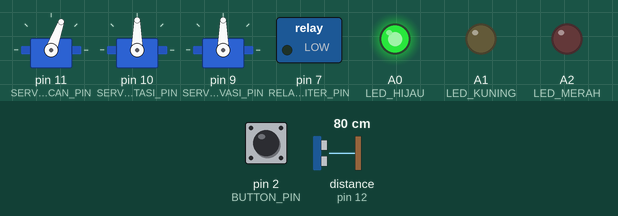
Recording of a sketch running on a simulated Arduino Uno, built with avr-gcc and run on an emulated ATmega328P. Parts: 3 × servo, switched loads named in the sketch (green lamp = pin HIGH), output pins drawn as LEDs (lit = HIGH). Wiring (inferred from the names in the program): ultrasonic range finder: trigger pin 13; echo pin 12. Inputs (shaded band) come from the test bench; at power-on: distance to the obstacle (sensor on pin 12) 80 cm, pin 2 (BUTTON_PIN) HIGH. The echo pulse lasts 58.3 µs per cm; pins used as bus, display or sensor lines are not drawn; what the sketch prints to the serial monitor is not drawn.

Above: at 1.25 s.
1.3 s: distance to the obstacle (sensor on pin 12) set to 2 cm
At 2.0 s:
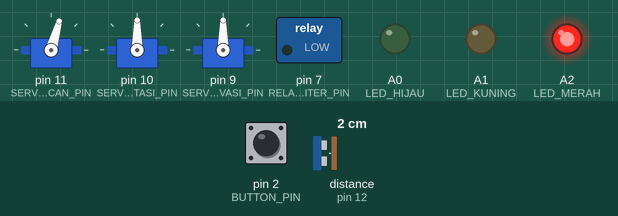
2.8 s: distance to the obstacle (sensor on pin 12) set to 18 cm
At 2.96 s:
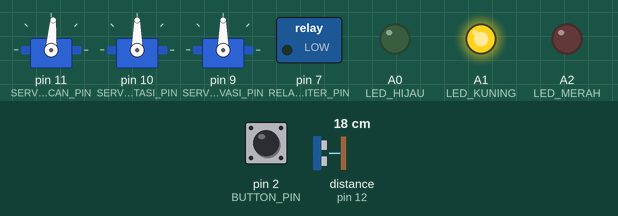
5.8 s: distance to the obstacle (sensor on pin 12) set to 120 cm
At 6.3 s:
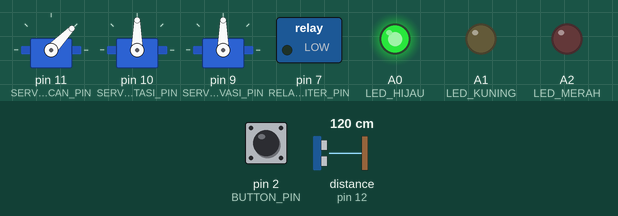
8.8 s: distance to the obstacle (sensor on pin 12) set to 27 cm
At 9.25 s:
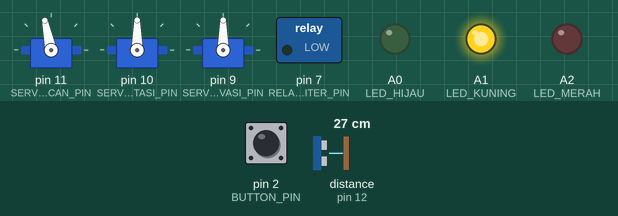
11.8 s: distance to the obstacle (sensor on pin 12) set to 250 cm
At 12.7 s:
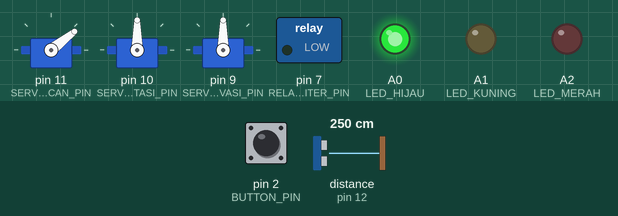
14.8 s: distance to the obstacle (sensor on pin 12) set to 4 cm
At 15.9 s:
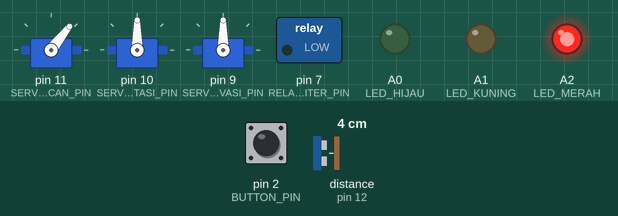
Timing chart, 0 to 17.3 s (numbered marks = the images above; inputs shaded):
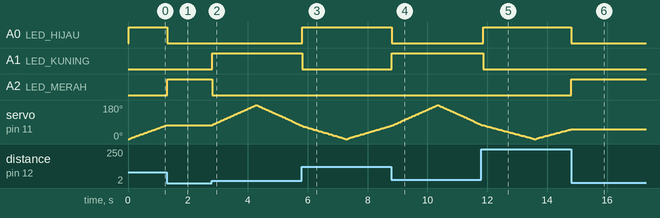

Measured:
- after the input at 1.3 s, A0 (LED_HIJAU): HIGH → LOW at once; A2 (LED_MERAH): LOW → HIGH at once; servo on pin 11 (SERVO_SCAN_PIN): stays 74° (without the input it goes to 76° after 0.02 s)
- after the input at 2.8 s, A1 (LED_KUNING): LOW → HIGH at once; A2 (LED_MERAH): HIGH → LOW at once; servo on pin 11 (SERVO_SCAN_PIN): rises from 74° to 180° in 1.5 s, then falls to 70° in 1.5 s
- after the input at 5.8 s, A0 (LED_HIJAU): LOW → HIGH at once; A1 (LED_KUNING): HIGH → LOW at once
- after the input at 8.8 s, A0 (LED_HIJAU): HIGH → LOW at once; A1 (LED_KUNING): LOW → HIGH at once
- after the input at 11.8 s, A0 (LED_HIJAU): LOW → HIGH after 0.06 s; A1 (LED_KUNING): HIGH → LOW after 0.06 s
- after the input at 14.8 s, A0 (LED_HIJAU): HIGH → LOW at once; A2 (LED_MERAH): LOW → HIGH at once; servo on pin 11 (SERVO_SCAN_PIN): stays 52° (without the input it goes to 54° after 0.04 s)

The sketch:

radar_launcher.ino
```cpp
#include <Servo.h>

// ================== PIN DEFINITIONS ==================
#define LED_MERAH   A2
#define LED_KUNING  A1
#define LED_HIJAU   A0

#define TRIG_PIN    13
#define ECHO_PIN    12

#define SERVO_SCAN_PIN     11   // servo 1: pembawa ultrasonic (radar sweep)
#define SERVO_ROTASI_PIN   10   // servo 2: rotasi launcher
#define SERVO_ELEVASI_PIN  9    // servo 3: elevasi launcher

#define BUTTON_PIN  2

#define RELAY_IGNITER_PIN  7   // relay untuk menyalakan voltage igniter roket

// ================== OBJECTS ==================
Servo servoScan;
Servo servoRotasi;
Servo servoElevasi;

// ================== KONFIGURASI ZONA (cm) ==================
const int ZONA_AMAN_MIN   = 30;   // jarak > 30cm  = zona aman   (hijau)
const int ZONA_SEDANG_MIN = 15;   // 15-30cm       = zona sedang (kuning)
                                   // < 15cm        = zona dekat  (merah)

// ================== KONFIGURASI SCAN ==================
const int SUDUT_MIN     = 0;
const int SUDUT_MAX     = 180;
const int LANGKAH_SUDUT = 2;
const int JEDA_SERVO_MS = 25;

// ================== KONFIGURASI ELEVASI ==================
const int SUDUT_ELEVASI_AWAL   = 90;  // posisi standby / reset
const int SUDUT_ELEVASI_TEMBAK = 0;   // posisi saat tombol ke-1 ditekan

const unsigned long DEBOUNCE_MS = 200;

// Lama relay igniter tetap ON saat menyalakan (non-blocking, auto-off)
const unsigned long DURASI_RELAY_MS = 1000;

// ================== STATE SISTEM ==================
enum StatusSistem { SCANNING, TARGET_TERKUNCI, SIAP_TEMBAK };
StatusSistem status = SCANNING;

int sudutSekarang = SUDUT_MIN;
int arahSapuan    = 1;
unsigned long waktuServoTerakhir = 0;

int  sudutTarget  = 0;
long jarakTarget  = 0;

unsigned long waktuTombolTerakhir = 0;
int statusTombolSebelumnya = HIGH; // pakai INPUT_PULLUP

// Pesan sementara untuk ditampilkan di Processing
int kodePesanSementara = 0;
unsigned long waktuPesanBerakhir = 0;

// Status relay igniter (non-blocking, auto mati sendiri)
bool relayIgniterAktif = false;
unsigned long waktuRelayMati = 0;

// ============================================================
void setup() {
  Serial.begin(9600);

  pinMode(LED_MERAH, OUTPUT);
  pinMode(LED_KUNING, OUTPUT);
  pinMode(LED_HIJAU, OUTPUT);

  pinMode(TRIG_PIN, OUTPUT);
  pinMode(ECHO_PIN, INPUT);

  pinMode(BUTTON_PIN, INPUT_PULLUP); // tombol ke GND saat ditekan

  pinMode(RELAY_IGNITER_PIN, OUTPUT);
  digitalWrite(RELAY_IGNITER_PIN, LOW); // pastikan relay OFF sejak awal (safety default)

  servoScan.attach(SERVO_SCAN_PIN);
  servoRotasi.attach(SERVO_ROTASI_PIN);
  servoElevasi.attach(SERVO_ELEVASI_PIN);

  servoScan.write(sudutSekarang);
  servoRotasi.write(90);
  servoElevasi.write(SUDUT_ELEVASI_AWAL);

  matikanSemuaLed();
}

// ============================================================
void loop() {
  cekTombolLauncher();
  cekRelayIgniter(); // matikan relay otomatis setelah DURASI_RELAY_MS

  long jarak = bacaJarakStabilCM();

  if (status == SCANNING) {
    sapuRadar();
    prosesZona(jarak);
  } else if (status == TARGET_TERKUNCI) {
    // Masih tahap penguncian awal -> boleh batal kalau objek pergi
    cekObjekMasihAda(jarak);
  }
  // status == SIAP_TEMBAK -> JANGAN cek ultrasonic lagi, target sudah
  // dikunci untuk ditembak, tinggal tunggu tombol ke-2. Ini mencegah
  // servo rotasi/elevasi ter-reset sendiri gara-gara noise sensor.

  int kodeKirim = hitungKodeStatus();

  kirimDataRadar(jarak, kodeKirim);
}

// ============================================================
// Servo radar menyapu 0 - 180 derajat (non-blocking) -> HANYA saat SCANNING
void sapuRadar() {
  if (millis() - waktuServoTerakhir < (unsigned long)JEDA_SERVO_MS) return;
  waktuServoTerakhir = millis();

  sudutSekarang += arahSapuan * LANGKAH_SUDUT;

  if (sudutSekarang >= SUDUT_MAX) {
    sudutSekarang = SUDUT_MAX;
    arahSapuan = -1;
  } else if (sudutSekarang <= SUDUT_MIN) {
    sudutSekarang = SUDUT_MIN;
    arahSapuan = 1;
  }

  servoScan.write(sudutSekarang);
}

// ============================================================
long bacaJarakSekaliCM() {
  digitalWrite(TRIG_PIN, LOW);
  delayMicroseconds(2);
  digitalWrite(TRIG_PIN, HIGH);
  delayMicroseconds(10);
  digitalWrite(TRIG_PIN, LOW);

  long durasi = pulseIn(ECHO_PIN, HIGH, 20000);
  if (durasi == 0) return -1;

  long jarak = durasi * 0.0343 / 2;
  return jarak;
}

// ============================================================
// Ambil 3 sampel jarak, tapi HANYA hitung dari sampel yang VALID
// (bukan hasil timeout). Sensor HC-SR04 sering gagal memberi echo
// yang valid justru saat objek sangat dekat (persis di zona merah),
// jadi kita tidak boleh mensyaratkan mayoritas sampel valid -
// cukup 1 pembacaan valid saja sudah dianggap ada objek, supaya
// lebih sensitif dan tidak melewatkan target dekat.
long bacaJarakStabilCM() {
  long valid[3];
  int jumlahValid = 0;

  for (int i = 0; i < 3; i++) {
    long s = bacaJarakSekaliCM();
    if (s > 0) {
      valid[jumlahValid] = s;
      jumlahValid++;
    }
    delayMicroseconds(500);
  }

  if (jumlahValid == 0) return -1; // benar-benar tidak ada objek

  if (jumlahValid == 1) return valid[0];

  if (jumlahValid == 2) return (valid[0] + valid[1]) / 2;

  // jumlahValid == 3 -> pakai median (urutkan lalu ambil tengah)
  if (valid[0] > valid[1]) { long t = valid[0]; valid[0] = valid[1]; valid[1] = t; }
  if (valid[1] > valid[2]) { long t = valid[1]; valid[1] = valid[2]; valid[2] = t; }
  if (valid[0] > valid[1]) { long t = valid[0]; valid[0] = valid[1]; valid[1] = t; }

  return valid[1];
}

// ============================================================
// Tentukan zona jarak & nyalakan LED. Kunci target (hentikan servo
// radar total) begitu masuk zona merah.
void prosesZona(long jarak) {
  if (jarak <= 0) {
    matikanSemuaLed();
    return;
  }

  if (jarak > ZONA_AMAN_MIN) {
    digitalWrite(LED_HIJAU, HIGH);
    digitalWrite(LED_KUNING, LOW);
    digitalWrite(LED_MERAH, LOW);
  } else if (jarak > ZONA_SEDANG_MIN) {
    digitalWrite(LED_HIJAU, LOW);
    digitalWrite(LED_KUNING, HIGH);
    digitalWrite(LED_MERAH, LOW);
  } else {
    // ZONA MERAH -> kunci target, servo radar berhenti total
    digitalWrite(LED_HIJAU, LOW);
    digitalWrite(LED_KUNING, LOW);
    digitalWrite(LED_MERAH, HIGH);
    kuncikanTarget(sudutSekarang, jarak);
  }
}

// ============================================================
void kuncikanTarget(int sudut, long jarak) {
  status = TARGET_TERKUNCI;
  sudutTarget = sudut;
  jarakTarget = jarak;
}

// ============================================================
// Selama TARGET_TERKUNCI, pastikan objek masih di zona merah.
// Kalau hilang, batalkan dan kembali scanning.
void cekObjekMasihAda(long jarak) {
  bool masihAda = (jarak > 0 && jarak <= ZONA_SEDANG_MIN);

  if (!masihAda) {
    status = SCANNING;
    matikanSemuaLed();
    servoRotasi.write(90);
    servoElevasi.write(SUDUT_ELEVASI_AWAL);
  }
}

// ============================================================
void matikanSemuaLed() {
  digitalWrite(LED_HIJAU, LOW);
  digitalWrite(LED_KUNING, LOW);
  digitalWrite(LED_MERAH, LOW);
}

// ============================================================
// Nyalakan relay igniter (non-blocking). Relay akan mati sendiri
// setelah DURASI_RELAY_MS lewat cekRelayIgniter() di loop().
void nyalakanRelayIgniter() {
  digitalWrite(RELAY_IGNITER_PIN, HIGH);
  relayIgniterAktif = true;
  waktuRelayMati = millis() + DURASI_RELAY_MS;
}

// ============================================================
void cekRelayIgniter() {
  if (relayIgniterAktif && millis() >= waktuRelayMati) {
    digitalWrite(RELAY_IGNITER_PIN, LOW);
    relayIgniterAktif = false;
  }
}

// ============================================================
void cekTombolLauncher() {
  int statusTombol = digitalRead(BUTTON_PIN);

  if (statusTombol == LOW && statusTombolSebelumnya == HIGH) {
    if (millis() - waktuTombolTerakhir > DEBOUNCE_MS) {
      waktuTombolTerakhir = millis();
      tombolDitekan();
    }
  }
  statusTombolSebelumnya = statusTombol;
}

// ============================================================
// Aksi tombol, tergantung state saat ini:
// - SCANNING            -> belum ada target, tampilkan peringatan
// - TARGET_TERKUNCI     -> servo rotasi ke target & servo elevasi ke posisi tembak (tombol ke-1)
// - SIAP_TEMBAK         -> luncurkan roket (tombol ke-2), servo tetap diam, lalu status ke SCANNING
void tombolDitekan() {
  if (status == SCANNING) {
    kodePesanSementara = 4; // belum ada target terkunci
    waktuPesanBerakhir = millis() + 2000;
    return;
  }

  if (status == TARGET_TERKUNCI) {
    // Tombol ke-1: arahkan servo rotasi ke target, servo elevasi ke posisi tembak
    servoRotasi.write(sudutTarget);
    servoElevasi.write(SUDUT_ELEVASI_TEMBAK);

    status = SIAP_TEMBAK;
    return;
  }

  if (status == SIAP_TEMBAK) {
    // Tombol ke-2: luncurkan -> nyalakan relay igniter
    nyalakanRelayIgniter();

    kodePesanSementara = 3; // "ROKET DILUNCURKAN"
    waktuPesanBerakhir = millis() + 3000;

    // Kembali ke scanning, tapi servo rotasi & elevasi DIAM di posisi
    // terakhir (tidak dikembalikan ke posisi awal)
    status = SCANNING;
    matikanSemuaLed();
    return;
  }
}

// ============================================================
int hitungKodeStatus() {
  // Pesan sementara (tombol tanpa target / roket meluncur) diprioritaskan
  if (kodePesanSementara != 0) {
    if (millis() < waktuPesanBerakhir) {
      return kodePesanSementara;
    } else {
      kodePesanSementara = 0;
    }
  }

  if (status == SCANNING) return 0;
  if (status == TARGET_TERKUNCI) return 1;
  if (status == SIAP_TEMBAK) return 2;
  return 0;
}

// ============================================================
// Format data serial: sudut,jarak,kode.
void kirimDataRadar(long jarak, int kodeStatus) {
  long jarakKirim = (jarak <= 0) ? 9999 : jarak;

  Serial.print(sudutSekarang);
  Serial.print(",");
  Serial.print(jarakKirim);
  Serial.print(",");
  Serial.print(kodeStatus);
  Serial.print(".");
}
```
